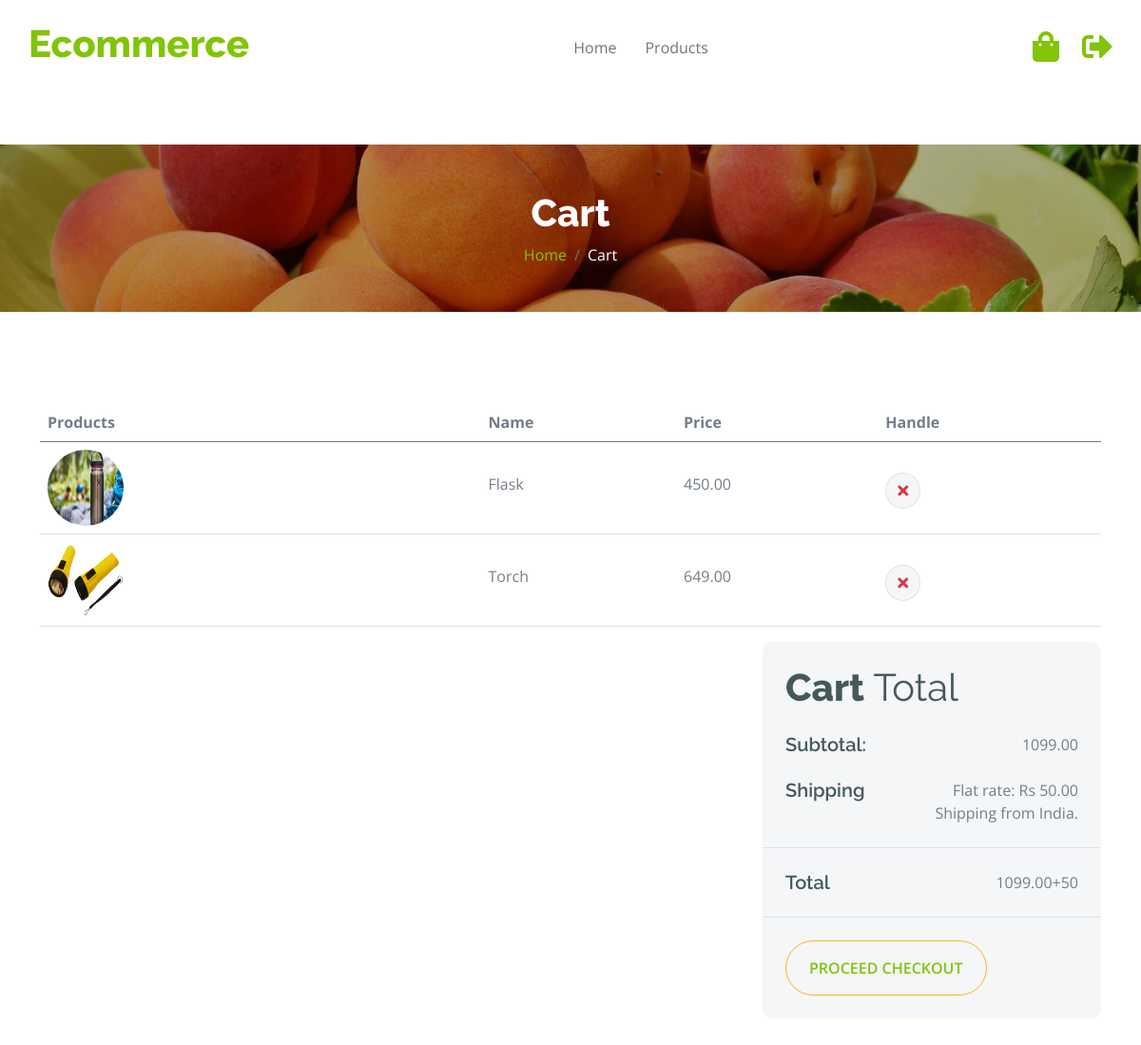
The app's page /cart_l/ with its own data.
### app1/models.py (models this page shows, shortened)
class CartItem(models.Model):
    product = models.ForeignKey(Product, on_delete=models.CASCADE)
    quantity = models.IntegerField(default=1)

class Product(models.Model):
    name = models.CharField(max_length=100)
    description = models.TextField()
    price = models.DecimalField(max_digits=10, decimal_places=2,default=0.0)
    image = models.ImageField(upload_to='product_pic/', blank=True, null=True)

class Cart(models.Model):
    items = models.ManyToManyField(CartItem)
    def get_total_price(self):
        return sum(item.product.price * item.quantity for item in self.items.all())

### app1/views.py (the view)
# urls.py: path('cart_l/', views.cart_l, name='cart_l'),   #view cart
def cart_l(request):
    cart, created = Cart.objects.get_or_create(id=1)  # Example: Single cart instance for simplicity
    return render(request, 'cart_l.html', {'cart': cart})

### app1/templates/cart_l.html (shortened to what this page needs)
<!DOCTYPE html>
<html lang="en">
    <head>
        <link rel="stylesheet" href="https://use.fontawesome.com/releases/v5.15.4/css/all.css"/>
        <link href="https://cdn.jsdelivr.net/npm/bootstrap-icons@1.4.1/font/bootstrap-icons.css" rel="stylesheet">
        <link href="../static/lib/lightbox/css/lightbox.min.css" rel="stylesheet">
        <link href="../static/lib/owlcarousel/assets/owl.carousel.min.css" rel="stylesheet">
        <link href="../static/css/bootstrap.min.css" rel="stylesheet">
        <link href="../static/css/style.css" rel="stylesheet">
    </head>
    <body>
        <div class="container-fluid fixed-top">
            <div class="container px-0">
                <nav class="navbar navbar-light bg-white navbar-expand-xl">
                    <a href="{% url 'index' %}" class="navbar-brand"><h1 class="text-primary display-6">Ecommerce</h1></a>
                    <div class="collapse navbar-collapse bg-white" id="navbarCollapse">
                        <div class="navbar-nav mx-auto">
                            <a href="{% url 'index' %}" class="nav-item nav-link">Home</a>
                            <a href="{% url 'product_l' %}" class="nav-item nav-link">Products</a>
                        </div>
                        <div class="d-flex m-3 me-0">
                            <a href="{% url 'cart_l' %}" class="position-relative me-4 my-auto">
                                <i class="fa fa-shopping-bag fa-2x"></i>
                            </a>
                            <a href="{% url 'logout' %}" class="my-auto">
                                <i class="fas fa-sign-out-alt fa-2x"></i>
                            </a>
                        </div>
                    </div>
                </nav>
            </div>
        </div>
        <div class="container-fluid page-header py-5">
            <h1 class="text-center text-white display-6">Cart</h1>
            <ol class="breadcrumb justify-content-center mb-0">
                <li class="breadcrumb-item"><a href="{% url 'index' %}">Home</a></li>
                <li class="breadcrumb-item active text-white">Cart</li>
            </ol>
        </div>
        <div class="container-fluid py-5">
            <div class="container py-5">
                <div class="table-responsive">
                    <table class="table">
                        <thead>
                          <tr>
                            <th scope="col">Products</th>
                            <th scope="col">Name</th>
                            <th scope="col">Price</th>
                            <th scope="col">Handle</th>
                          </tr>
                        </thead>
                        <tbody>
                            <tr>
                                {% for item in cart.items.all %}
                                <th scope="row">
                                    <div class="d-flex align-items-center">
                                        <img src="{{item.product.image.url}}" class="img-fluid me-5 rounded-circle" style="width: 80px; height: 80px;" alt="">
                                    </div>
                                </th>
                                <td>
                                    <p class="mb-0 mt-4">{{item.product.name}}</p>
                                </td>
                                <td>
                                    <p class="mb-0 mt-4">{{item.product.price}}</p>
                                </td>
                                <td>
                                    <a href="{% url 'remove_from_cart' item.id %}">
                                    <button class="btn btn-md rounded-circle bg-light border mt-4" >
                                        <i class="fa fa-times text-danger"></i>
                                    </button>
                                    </a>
                                </td>
                            </tr>
                            {% endfor %}
                        </tbody>
                    </table>
                </div>
                <div class="row g-4 justify-content-end">
                    <div class="col-8"></div>
                    <div class="col-sm-8 col-md-7 col-lg-6 col-xl-4">
                        <div class="bg-light rounded">
                            <div class="p-4">
                                <h1 class="display-6 mb-4">Cart <span class="fw-normal">Total</span></h1>
                                <div class="d-flex justify-content-between mb-4">
                                    <h5 class="mb-0 me-4">Subtotal:</h5>
                                    <p class="mb-0">{{ cart.get_total_price }}</p>
                                </div>
                                <div class="d-flex justify-content-between">
                                    <h5 class="mb-0 me-4">Shipping</h5>
                                    <div class="">
                                        <p class="mb-0">Flat rate: Rs 50.00</p>
                                    </div>
                                </div>
                                <p class="mb-0 text-end">Shipping from India.</p>
                            </div>
                            <div class="py-4 mb-4 border-top border-bottom d-flex justify-content-between">
                                <h5 class="mb-0 ps-4 me-4">Total</h5>
                                <p class="mb-0 pe-4">{{ cart.get_total_price }}+50</p>
                            </div>
                            <button class="btn border-secondary rounded-pill px-4 py-3 text-primary text-uppercase mb-4 ms-4" type="button">Proceed Checkout</button>
                        </div>
                    </div>
                </div>
            </div>
        </div>
    </body>
</html>

### app1/static/css/style.css (style rules this page uses)
.btn { font-weight: 600; transition: .5s; }
.btn.border-secondary { transition: 0.5s; }
.fixed-top { transition: 0.5s; background: var(--bs-white); border: 0; }
.navbar .navbar-nav .nav-link { padding: 10px 15px; font-size: 16px; transition: .5s; }
.navbar { height: 100px; border-bottom: 1px solid rgba(255, 255, 255, .1); }
.page-header { position: relative; background: linear-gradient(rgba(0, 0, 0, 0.3), rgba(0, 0, 0, 0.3)), url(../img/cart-page-header-img.jpg); background-position: center center; background-repeat: no-repeat; background-size: cover; }
@media (min-width: 992px) { .hero-header, .page-header { margin-top: 152px !important; } }

### records on screen
CartItem: product.image (picture), product.name "Flask", product.price "450.00"
CartItem: product.image (picture), product.name "Torch", product.price "649.00"
Cart: get_total_price "1099.00"
